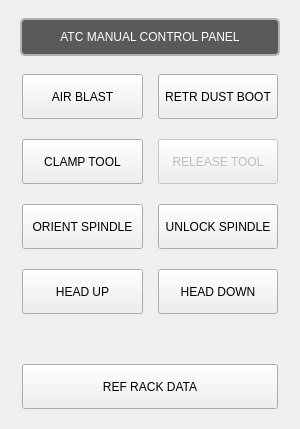
<?xml version="1.0" encoding="UTF-8"?>
<ui version="4.0">
 <class>USER_ATC_BUTTONS</class>
 <widget class="QWidget" name="USER_ATC_BUTTONS">
  <property name="geometry">
   <rect>
    <x>0</x>
    <y>0</y>
    <width>300</width>
    <height>429</height>
   </rect>
  </property>
  <property name="sizePolicy">
   <sizepolicy hsizetype="Preferred" vsizetype="Preferred">
    <horstretch>0</horstretch>
    <verstretch>0</verstretch>
   </sizepolicy>
  </property>
  <property name="windowTitle">
   <string>User Atc Buttons</string>
  </property>
  <property name="layoutDirection">
   <enum>Qt::LayoutDirection::LeftToRight</enum>
  </property>
  <layout class="QVBoxLayout" name="verticalLayout">
   <property name="spacing">
    <number>0</number>
   </property>
   <property name="leftMargin">
    <number>0</number>
   </property>
   <property name="topMargin">
    <number>0</number>
   </property>
   <property name="rightMargin">
    <number>0</number>
   </property>
   <property name="bottomMargin">
    <number>0</number>
   </property>
   <item>
    <widget class="QFrame" name="frame_64">
     <property name="sizePolicy">
      <sizepolicy hsizetype="Preferred" vsizetype="Preferred">
       <horstretch>0</horstretch>
       <verstretch>0</verstretch>
      </sizepolicy>
     </property>
     <property name="maximumSize">
      <size>
       <width>300</width>
       <height>16777215</height>
      </size>
     </property>
     <property name="styleSheet">
      <string notr="true"/>
     </property>
     <layout class="QVBoxLayout" name="verticalLayout_66">
      <property name="spacing">
       <number>16</number>
      </property>
      <property name="leftMargin">
       <number>20</number>
      </property>
      <property name="topMargin">
       <number>18</number>
      </property>
      <property name="rightMargin">
       <number>20</number>
      </property>
      <property name="bottomMargin">
       <number>18</number>
      </property>
      <item>
       <widget class="QLabel" name="work_column_header_8">
        <property name="enabled">
         <bool>true</bool>
        </property>
        <property name="sizePolicy">
         <sizepolicy hsizetype="Preferred" vsizetype="Fixed">
          <horstretch>0</horstretch>
          <verstretch>0</verstretch>
         </sizepolicy>
        </property>
        <property name="minimumSize">
         <size>
          <width>0</width>
          <height>38</height>
         </size>
        </property>
        <property name="maximumSize">
         <size>
          <width>16777215</width>
          <height>38</height>
         </size>
        </property>
        <property name="styleSheet">
         <string notr="true">QLabel{
    border-style: solid;
    border-color: rgb(176, 179, 172);
    border-width: 2px;
    border-radius: 5px;
    color: white;
    background: rgb(90, 90, 90);
	font: 16pt &quot;Probe Basic Bebas Mono&quot;;
}</string>
        </property>
        <property name="frameShape">
         <enum>QFrame::Shape::NoFrame</enum>
        </property>
        <property name="text">
         <string>ATC MANUAL CONTROL PANEL</string>
        </property>
        <property name="alignment">
         <set>Qt::AlignmentFlag::AlignCenter</set>
        </property>
        <property name="wordWrap">
         <bool>true</bool>
        </property>
        <property name="indent">
         <number>0</number>
        </property>
       </widget>
      </item>
      <item>
       <layout class="QHBoxLayout" name="horizontalLayout_119" stretch="0,0">
        <property name="spacing">
         <number>15</number>
        </property>
        <property name="leftMargin">
         <number>2</number>
        </property>
        <property name="topMargin">
         <number>2</number>
        </property>
        <property name="rightMargin">
         <number>2</number>
        </property>
        <property name="bottomMargin">
         <number>2</number>
        </property>
        <item>
         <widget class="MDIButton" name="reference_carousel_3">
          <property name="sizePolicy">
           <sizepolicy hsizetype="Preferred" vsizetype="Fixed">
            <horstretch>1</horstretch>
            <verstretch>0</verstretch>
           </sizepolicy>
          </property>
          <property name="minimumSize">
           <size>
            <width>120</width>
            <height>45</height>
           </size>
          </property>
          <property name="maximumSize">
           <size>
            <width>16777215</width>
            <height>45</height>
           </size>
          </property>
          <property name="focusPolicy">
           <enum>Qt::FocusPolicy::NoFocus</enum>
          </property>
          <property name="toolTip">
           <string>M13 User Defined Macro Call from Subroutine Folder</string>
          </property>
          <property name="styleSheet">
           <string notr="true">MDIButton {
    font: 15pt &quot;Probe Basic Bebas Mono&quot;;
}</string>
          </property>
          <property name="text">
           <string>AIR BLAST</string>
          </property>
          <property name="iconSize">
           <size>
            <width>20</width>
            <height>20</height>
           </size>
          </property>
          <property name="MDICommand" stdset="0">
           <string>M13</string>
          </property>
         </widget>
        </item>
        <item>
         <widget class="MDIButton" name="reference_carousel_4">
          <property name="sizePolicy">
           <sizepolicy hsizetype="Preferred" vsizetype="Fixed">
            <horstretch>1</horstretch>
            <verstretch>0</verstretch>
           </sizepolicy>
          </property>
          <property name="minimumSize">
           <size>
            <width>120</width>
            <height>45</height>
           </size>
          </property>
          <property name="maximumSize">
           <size>
            <width>16777215</width>
            <height>45</height>
           </size>
          </property>
          <property name="focusPolicy">
           <enum>Qt::FocusPolicy::NoFocus</enum>
          </property>
          <property name="toolTip">
           <string>M13 User Defined Macro Call from Subroutine Folder</string>
          </property>
          <property name="styleSheet">
           <string notr="true">MDIButton {
    font: 15pt &quot;Probe Basic Bebas Mono&quot;;
}</string>
          </property>
          <property name="text">
           <string>RETR DUST BOOT</string>
          </property>
          <property name="iconSize">
           <size>
            <width>20</width>
            <height>20</height>
           </size>
          </property>
          <property name="MDICommand" stdset="0">
           <string>M13</string>
          </property>
         </widget>
        </item>
       </layout>
      </item>
      <item>
       <layout class="QHBoxLayout" name="horizontalLayout_117" stretch="0,0">
        <property name="spacing">
         <number>15</number>
        </property>
        <property name="leftMargin">
         <number>2</number>
        </property>
        <property name="topMargin">
         <number>2</number>
        </property>
        <property name="rightMargin">
         <number>2</number>
        </property>
        <property name="bottomMargin">
         <number>2</number>
        </property>
        <item>
         <widget class="SubCallButton" name="clamp_tool_button">
          <property name="sizePolicy">
           <sizepolicy hsizetype="Preferred" vsizetype="Fixed">
            <horstretch>1</horstretch>
            <verstretch>0</verstretch>
           </sizepolicy>
          </property>
          <property name="minimumSize">
           <size>
            <width>120</width>
            <height>45</height>
           </size>
          </property>
          <property name="maximumSize">
           <size>
            <width>16777215</width>
            <height>45</height>
           </size>
          </property>
          <property name="styleSheet">
           <string notr="true">SubCallButton {
    color: white;
    border-color: black;
    border-style: solid;
    border-radius: 5px;
    border-width: 2px;
    background: qlineargradient(spread:pad, x1:0, y1:1, x2:0, y2:0, stop:0 rgba(213, 218, 216, 255), stop:0.169312 rgba(82, 82, 83, 255), stop:0.328042 rgba(72, 70, 73, 255), stop:0.492063 rgba(78, 77, 79, 255), stop:0.703704 rgba(72, 70, 73, 255), stop:0.86 rgba(82, 82, 83, 255), stop:1 rgba(213, 218, 216, 255));
    font-family: &quot;Probe Basic Bebas Mono&quot;;
    font-size: 15pt;
}

SubCallButton:disabled {
    border-color: gray;
}

SubCallButton:hover {
    background:  qlineargradient(x1: 0, y1: 0, x2: 0, y2: 1, stop: 0 #A19E9E, stop: 1.0 #5C5959);
}

SubCallButton:pressed {
    background:  qlineargradient(spread:pad, x1:0, y1:0, x2:0, y2:1, stop:0 rgba(85, 85, 238, 255), stop:0.544974 rgba(90, 91, 239, 255), stop:1 rgba(126, 135, 243, 255));
}
</string>
          </property>
          <property name="text">
           <string>CLAMP TOOL</string>
          </property>
          <property name="filename" stdset="0">
           <string>clamptool.ngc</string>
          </property>
         </widget>
        </item>
        <item>
         <widget class="SubCallButton" name="release_tool_button">
          <property name="enabled">
           <bool>false</bool>
          </property>
          <property name="sizePolicy">
           <sizepolicy hsizetype="Preferred" vsizetype="Fixed">
            <horstretch>1</horstretch>
            <verstretch>0</verstretch>
           </sizepolicy>
          </property>
          <property name="minimumSize">
           <size>
            <width>120</width>
            <height>45</height>
           </size>
          </property>
          <property name="maximumSize">
           <size>
            <width>16777215</width>
            <height>45</height>
           </size>
          </property>
          <property name="styleSheet">
           <string notr="true">SubCallButton {
    color: white;
    border-color: black;
    border-style: solid;
    border-radius: 5px;
    border-width: 2px;
    background: qlineargradient(spread:pad, x1:0, y1:1, x2:0, y2:0, stop:0 rgba(213, 218, 216, 255), stop:0.169312 rgba(82, 82, 83, 255), stop:0.328042 rgba(72, 70, 73, 255), stop:0.492063 rgba(78, 77, 79, 255), stop:0.703704 rgba(72, 70, 73, 255), stop:0.86 rgba(82, 82, 83, 255), stop:1 rgba(213, 218, 216, 255));
    font-family: &quot;Probe Basic Bebas Mono&quot;;
    font-size: 15pt;
}

SubCallButton:disabled {
    border-color: gray;
}

SubCallButton:hover {
    background:  qlineargradient(x1: 0, y1: 0, x2: 0, y2: 1, stop: 0 #A19E9E, stop: 1.0 #5C5959);
}

SubCallButton:pressed {
    background:  qlineargradient(spread:pad, x1:0, y1:0, x2:0, y2:1, stop:0 rgba(85, 85, 238, 255), stop:0.544974 rgba(90, 91, 239, 255), stop:1 rgba(126, 135, 243, 255));
}
</string>
          </property>
          <property name="text">
           <string>RELEASE TOOL</string>
          </property>
          <property name="rules" stdset="0">
           <string>[{&quot;name&quot;: &quot;spindle safety&quot;, &quot;property&quot;: &quot;Enable&quot;, &quot;expression&quot;: &quot;not ch[0]&quot;, &quot;channels&quot;: [{&quot;url&quot;: &quot;status:spindle.0.enabled&quot;, &quot;trigger&quot;: true}]}]</string>
          </property>
          <property name="filename" stdset="0">
           <string>unclamptool.ngc</string>
          </property>
         </widget>
        </item>
       </layout>
      </item>
      <item>
       <layout class="QHBoxLayout" name="horizontalLayout_152" stretch="0,0">
        <property name="spacing">
         <number>15</number>
        </property>
        <property name="leftMargin">
         <number>2</number>
        </property>
        <property name="topMargin">
         <number>2</number>
        </property>
        <property name="rightMargin">
         <number>2</number>
        </property>
        <property name="bottomMargin">
         <number>2</number>
        </property>
        <item>
         <widget class="SubCallButton" name="spindle_orientation">
          <property name="sizePolicy">
           <sizepolicy hsizetype="Preferred" vsizetype="Fixed">
            <horstretch>1</horstretch>
            <verstretch>0</verstretch>
           </sizepolicy>
          </property>
          <property name="minimumSize">
           <size>
            <width>120</width>
            <height>45</height>
           </size>
          </property>
          <property name="maximumSize">
           <size>
            <width>16777215</width>
            <height>45</height>
           </size>
          </property>
          <property name="styleSheet">
           <string notr="true">SubCallButton {
    color: white;
    border-color: black;
    border-style: solid;
    border-radius: 5px;
    border-width: 2px;
    background: qlineargradient(spread:pad, x1:0, y1:1, x2:0, y2:0, stop:0 rgba(213, 218, 216, 255), stop:0.169312 rgba(82, 82, 83, 255), stop:0.328042 rgba(72, 70, 73, 255), stop:0.492063 rgba(78, 77, 79, 255), stop:0.703704 rgba(72, 70, 73, 255), stop:0.86 rgba(82, 82, 83, 255), stop:1 rgba(213, 218, 216, 255));
    font-family: &quot;Probe Basic Bebas Mono&quot;;
    font-size: 15pt;
}

SubCallButton:disabled {
    border-color: gray;
}

SubCallButton:hover {
    background:  qlineargradient(x1: 0, y1: 0, x2: 0, y2: 1, stop: 0 #A19E9E, stop: 1.0 #5C5959);
}

SubCallButton:pressed {
    background:  qlineargradient(spread:pad, x1:0, y1:0, x2:0, y2:1, stop:0 rgba(85, 85, 238, 255), stop:0.544974 rgba(90, 91, 239, 255), stop:1 rgba(126, 135, 243, 255));
}
</string>
          </property>
          <property name="text">
           <string>ORIENT SPINDLE</string>
          </property>
          <property name="checkable">
           <bool>true</bool>
          </property>
          <property name="filename" stdset="0">
           <string>orientspindle.ngc</string>
          </property>
         </widget>
        </item>
        <item>
         <widget class="MDIButton" name="unlock_spindle">
          <property name="sizePolicy">
           <sizepolicy hsizetype="Preferred" vsizetype="Fixed">
            <horstretch>1</horstretch>
            <verstretch>0</verstretch>
           </sizepolicy>
          </property>
          <property name="minimumSize">
           <size>
            <width>120</width>
            <height>45</height>
           </size>
          </property>
          <property name="maximumSize">
           <size>
            <width>16777215</width>
            <height>45</height>
           </size>
          </property>
          <property name="focusPolicy">
           <enum>Qt::FocusPolicy::NoFocus</enum>
          </property>
          <property name="toolTip">
           <string>M112 User Defined Macro Call from Subroutine Folder</string>
          </property>
          <property name="layoutDirection">
           <enum>Qt::LayoutDirection::RightToLeft</enum>
          </property>
          <property name="styleSheet">
           <string notr="true">MDIButton {
    font: 15pt &quot;Probe Basic Bebas Mono&quot;;
}</string>
          </property>
          <property name="text">
           <string>UNLOCK SPINDLE</string>
          </property>
          <property name="iconSize">
           <size>
            <width>20</width>
            <height>20</height>
           </size>
          </property>
          <property name="MDICommand" stdset="0">
           <string>M5</string>
          </property>
         </widget>
        </item>
       </layout>
      </item>
      <item>
       <layout class="QHBoxLayout" name="horizontalLayout_174" stretch="0,0">
        <property name="spacing">
         <number>15</number>
        </property>
        <property name="leftMargin">
         <number>2</number>
        </property>
        <property name="topMargin">
         <number>2</number>
        </property>
        <property name="rightMargin">
         <number>2</number>
        </property>
        <property name="bottomMargin">
         <number>2</number>
        </property>
        <item>
         <widget class="SubCallButton" name="move_head_above_carousel_button">
          <property name="sizePolicy">
           <sizepolicy hsizetype="Preferred" vsizetype="Fixed">
            <horstretch>1</horstretch>
            <verstretch>0</verstretch>
           </sizepolicy>
          </property>
          <property name="minimumSize">
           <size>
            <width>120</width>
            <height>45</height>
           </size>
          </property>
          <property name="maximumSize">
           <size>
            <width>16777215</width>
            <height>45</height>
           </size>
          </property>
          <property name="styleSheet">
           <string notr="true">SubCallButton {
    color: white;
    border-color: black;
    border-style: solid;
    border-radius: 5px;
    border-width: 2px;
    background: qlineargradient(spread:pad, x1:0, y1:1, x2:0, y2:0, stop:0 rgba(213, 218, 216, 255), stop:0.169312 rgba(82, 82, 83, 255), stop:0.328042 rgba(72, 70, 73, 255), stop:0.492063 rgba(78, 77, 79, 255), stop:0.703704 rgba(72, 70, 73, 255), stop:0.86 rgba(82, 82, 83, 255), stop:1 rgba(213, 218, 216, 255));
    font-family: &quot;Probe Basic Bebas Mono&quot;;
    font-size: 15pt;
}

SubCallButton:disabled {
    border-color: gray;
}

SubCallButton:hover {
    background:  qlineargradient(x1: 0, y1: 0, x2: 0, y2: 1, stop: 0 #A19E9E, stop: 1.0 #5C5959);
}

SubCallButton:pressed {
    background:  qlineargradient(spread:pad, x1:0, y1:0, x2:0, y2:1, stop:0 rgba(85, 85, 238, 255), stop:0.544974 rgba(90, 91, 239, 255), stop:1 rgba(126, 135, 243, 255));
}
</string>
          </property>
          <property name="text">
           <string>HEAD UP</string>
          </property>
          <property name="filename" stdset="0">
           <string>move_head_above_carousel.ngc</string>
          </property>
         </widget>
        </item>
        <item>
         <widget class="SubCallButton" name="move_tool_to_carousel_height_button">
          <property name="sizePolicy">
           <sizepolicy hsizetype="Preferred" vsizetype="Fixed">
            <horstretch>1</horstretch>
            <verstretch>0</verstretch>
           </sizepolicy>
          </property>
          <property name="minimumSize">
           <size>
            <width>120</width>
            <height>45</height>
           </size>
          </property>
          <property name="maximumSize">
           <size>
            <width>16777215</width>
            <height>45</height>
           </size>
          </property>
          <property name="styleSheet">
           <string notr="true">SubCallButton {
    color: white;
    border-color: black;
    border-style: solid;
    border-radius: 5px;
    border-width: 2px;
    background: qlineargradient(spread:pad, x1:0, y1:1, x2:0, y2:0, stop:0 rgba(213, 218, 216, 255), stop:0.169312 rgba(82, 82, 83, 255), stop:0.328042 rgba(72, 70, 73, 255), stop:0.492063 rgba(78, 77, 79, 255), stop:0.703704 rgba(72, 70, 73, 255), stop:0.86 rgba(82, 82, 83, 255), stop:1 rgba(213, 218, 216, 255));
    font-family: &quot;Probe Basic Bebas Mono&quot;;
    font-size: 15pt;
}

SubCallButton:disabled {
    border-color: gray;
}

SubCallButton:hover {
    background:  qlineargradient(x1: 0, y1: 0, x2: 0, y2: 1, stop: 0 #A19E9E, stop: 1.0 #5C5959);
}

SubCallButton:pressed {
    background:  qlineargradient(spread:pad, x1:0, y1:0, x2:0, y2:1, stop:0 rgba(85, 85, 238, 255), stop:0.544974 rgba(90, 91, 239, 255), stop:1 rgba(126, 135, 243, 255));
}
</string>
          </property>
          <property name="text">
           <string>HEAD DOWN</string>
          </property>
          <property name="filename" stdset="0">
           <string>move_tool_to_carousel_height.ngc</string>
          </property>
         </widget>
        </item>
       </layout>
      </item>
      <item>
       <widget class="QWidget" name="widget_10" native="true"/>
      </item>
      <item>
       <layout class="QHBoxLayout" name="horizontalLayout_159">
        <property name="spacing">
         <number>15</number>
        </property>
        <property name="leftMargin">
         <number>2</number>
        </property>
        <property name="topMargin">
         <number>2</number>
        </property>
        <property name="rightMargin">
         <number>2</number>
        </property>
        <property name="bottomMargin">
         <number>2</number>
        </property>
        <item>
         <widget class="MDIButton" name="reference_carousel_2">
          <property name="sizePolicy">
           <sizepolicy hsizetype="Preferred" vsizetype="Fixed">
            <horstretch>1</horstretch>
            <verstretch>0</verstretch>
           </sizepolicy>
          </property>
          <property name="minimumSize">
           <size>
            <width>125</width>
            <height>45</height>
           </size>
          </property>
          <property name="maximumSize">
           <size>
            <width>16777215</width>
            <height>45</height>
           </size>
          </property>
          <property name="focusPolicy">
           <enum>Qt::FocusPolicy::NoFocus</enum>
          </property>
          <property name="toolTip">
           <string>M13 User Defined Macro Call from Subroutine Folder</string>
          </property>
          <property name="styleSheet">
           <string notr="true">MDIButton {
    font: 15pt &quot;Probe Basic Bebas Mono&quot;;
}</string>
          </property>
          <property name="text">
           <string>REF RACK DATA</string>
          </property>
          <property name="iconSize">
           <size>
            <width>20</width>
            <height>20</height>
           </size>
          </property>
          <property name="MDICommand" stdset="0">
           <string>M13</string>
          </property>
         </widget>
        </item>
       </layout>
      </item>
     </layout>
    </widget>
   </item>
  </layout>
 </widget>
 <customwidgets>
  <customwidget>
   <class>SubCallButton</class>
   <extends>QPushButton</extends>
   <header>qtpyvcp.widgets.button_widgets.subcall_button</header>
  </customwidget>
  <customwidget>
   <class>MDIButton</class>
   <extends>QPushButton</extends>
   <header>qtpyvcp.widgets.button_widgets.mdi_button</header>
  </customwidget>
 </customwidgets>
 <resources/>
 <connections/>
</ui>
